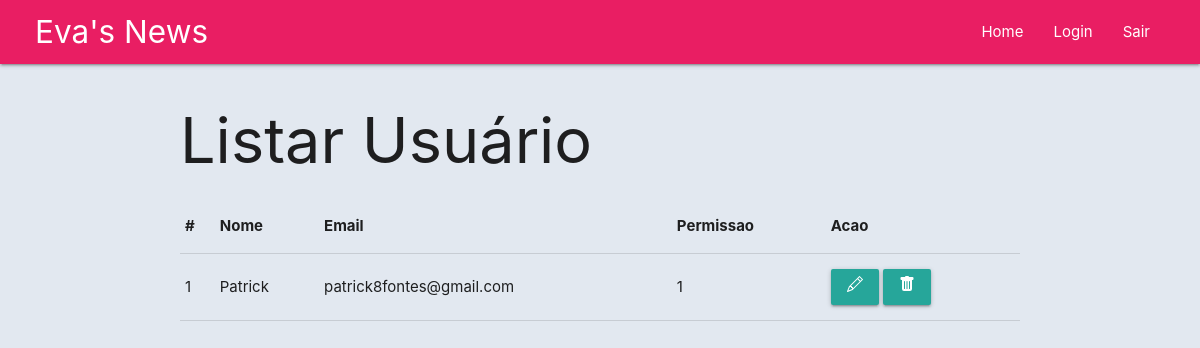
Page /pages/listar_user.php on the earlier database version.
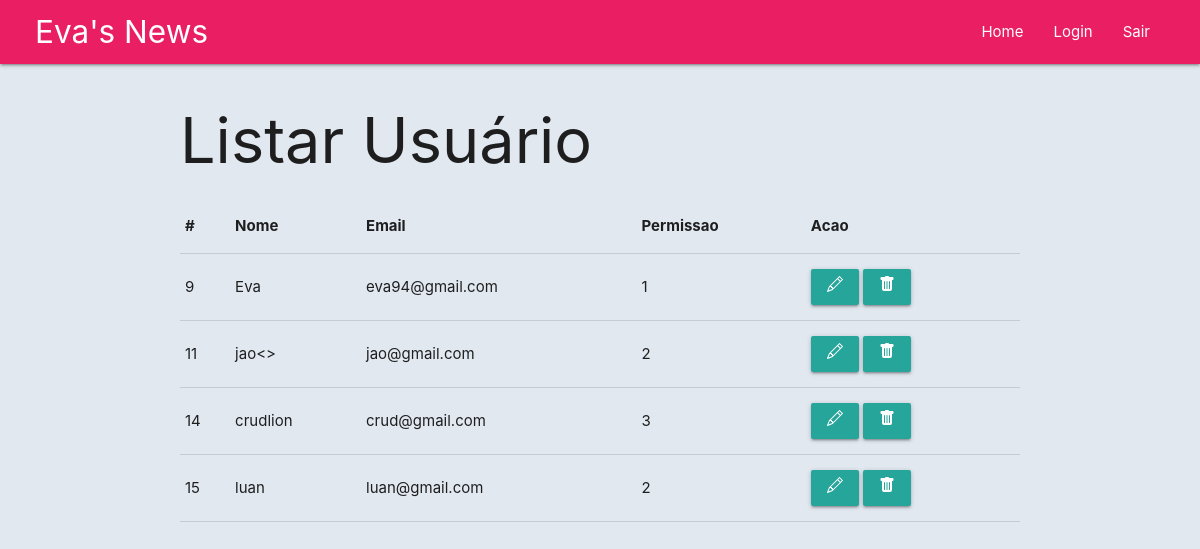
Same page on the later database version.
### tables this page shows
CREATE TABLE `users` (
  `id` int(11) NOT NULL,
  `username` varchar(50) NOT NULL,
  `email` varchar(100) NOT NULL,
  `password` varchar(255) NOT NULL,
  `role_id` int(11) DEFAULT NULL,
  `created_at` timestamp NOT NULL DEFAULT current_timestamp()
);

### pages/listar_user.php (the view, shortened to what this page needs)
<?php
include_once "../includes/header.php";
include_once "../includes/navbar.php";
include_once "../php_actions/db_connection.php";
?>
<main class = "container">
    <h1>Listar Usuário</h1>
<?php
 $sql_pesquisa = "SELECT id, username, email, role_id FROM users";
 $res = mysqli_query ($connect, $sql_pesquisa);
?>
<table class="table text-white">
            <thead>
                <tr>
                    <th scope="col">#</th>
                    <th scope="col">Nome</th>
                    <th scope="col">Email</th>
                    <th scope="col">Permissao</th>
                    <th scope="col">Acao</th>
                </tr>
            </thead>
            <tbody>
                <?php
                    while($dado = mysqli_fetch_assoc($res)) {
                        echo "<tr>";
                        echo "<td>".$dado['id']."</td>";
                        echo "<td>".$dado['username']."</td>";
                        echo "<td>".$dado['email']."</td>";
                        echo "<td>".$dado['role_id']."</td>";
                        echo "<td>
        <a class='btn btn-sm btn-primary' href='editar_user.php?id=$dado[id]' title='Editar'>
        <svg xmlns='http://www.w3.org/2000/svg' width='16' height='16' fill='currentColor' class='bi bi-pencil' viewBox='0 0 16 16'>
            <path d='M12.146.146a.5.5 0 0 1 .708 0l3 3a.5.5 0 0 1 0 .708l-10 10a.5.5 0 0 1-.168.11l-5 2a.5.5 0 0 1-.65-.65l2-5a.5.5 0 0 1 .11-.168l10-10zM11.207 2.5 13.5 4.793 14.793 3.5 12.5 1.207 11.207 2.5zm1.586 3L10.5 3.207 4 9.707V10h.5a.5.5 0 0 1 .5.5v.5h.5a.5.5 0 0 1 .5.5v.5h.293l6.5-6.5zm-9.761 5.175-.106.106-1.528 3.821 3.821-1.528.106-.106A.5.5 0 0 1 5 12.5V12h-.5a.5.5 0 0 1-.5-.5V11h-.5a.5.5 0 0 1-.468-.325z'/>
        </svg>
        </a>
        <a class='btn btn-sm btn-danger' href='remove_user.php?id=$dado[id]' title='Deletar'>
        <svg xmlns='http://www.w3.org/2000/svg' width='16' height='16' fill='currentColor' class='bi bi-trash-fill' viewBox='0 0 16 16'>
            <path d='M2.5 1a1 1 0 0 0-1 1v1a1 1 0 0 0 1 1H3v9a2 2 0 0 0 2 2h6a2 2 0 0 0 2-2V4h.5a1 1 0 0 0 1-1V2a1 1 0 0 0-1-1H10a1 1 0 0 0-1-1H7a1 1 0 0 0-1 1H2.5zm3 4a.5.5 0 0 1 .5.5v7a.5.5 0 0 1-1 0v-7a.5.5 0 0 1 .5-.5zM8 5a.5.5 0 0 1 .5.5v7a.5.5 0 0 1-1 0v-7A.5.5 0 0 1 8 5zm3 .5v7a.5.5 0 0 1-1 0v-7a.5.5 0 0 1 1 0z'/>
        </svg>
    </a>
    </td>";
echo "</tr>";
}
?>
            </tbody>
</table>
</main>
<?php
 include_once "../includes/footer.php";
?>

### includes/header.php (shortened to what this page needs)
<!DOCTYPE html>
<html lang="pt-br">
<head>
  <link rel="stylesheet" href="https://cdnjs.cloudflare.com/ajax/libs/materialize/1.0.0/css/materialize.min.css">
  <link rel="stylesheet" href="../css/global.css">
  <link rel="stylesheet" href="../css/style.css">
</head>
<body class="body">

### includes/navbar.php (shortened to what this page needs)
<header>
    <nav>
        <div class="nav-wrapper px-4 pink header-container">
            <a href="#" class="brand-logo">Eva's News</a>
            <ul id="nav-mobile" class="right hide-on-med-and-down">
            <li><a href="../index.php">Home</a></li>
                <?php
if(!isset($_SESSION['user_id'])) {
    echo "<li><a href='../pages/login.php'>Login</a></li>";
}
?>
                <li><a href='../php_actions/logout.php'>Sair</a></li>
            </ul>
        </div>
    </nav>
</header>

### includes/footer.php (shortened to what this page needs)
</body>
</html>

### css/global.css (style rules this page uses)
* { margin: 0; padding: 0; box-sizing: border-box; }
a { text-decoration: none; color: black; }
body { background-color: #e2e8f0; }

### css/style.css (style rules this page uses)
.header-container { background-color: #111e2d; padding: 0 35px; }

Differences in the rows shown:
removed users: id "1", username "Patrick", email "patrick8fontes@gmail.com", role "1"
added users: id "9", username "Eva", email "eva94@gmail.com", role "1"
added users: id "11", username "jao<>", email "jao@gmail.com", role "2"
added users: id "14", username "crudlion", email "crud@gmail.com", role "3"
added users: id "15", username "luan", email "luan@gmail.com", role "2"
